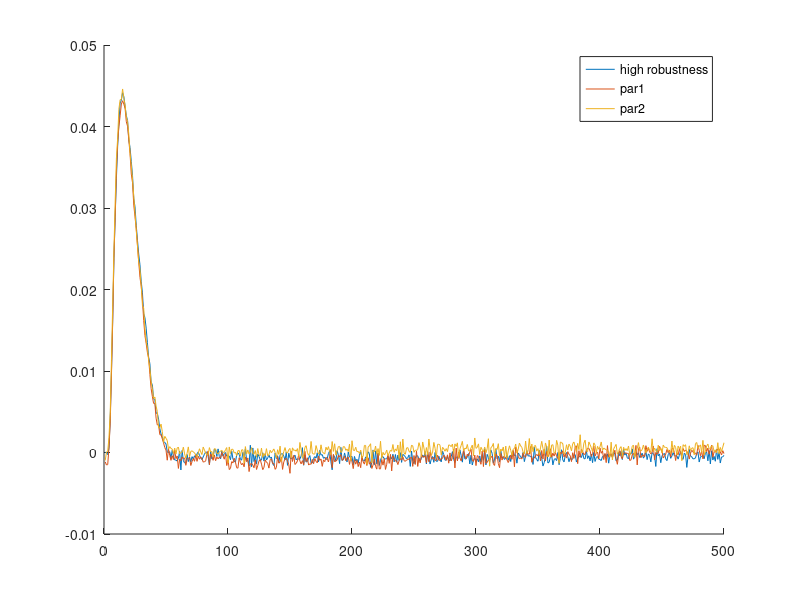
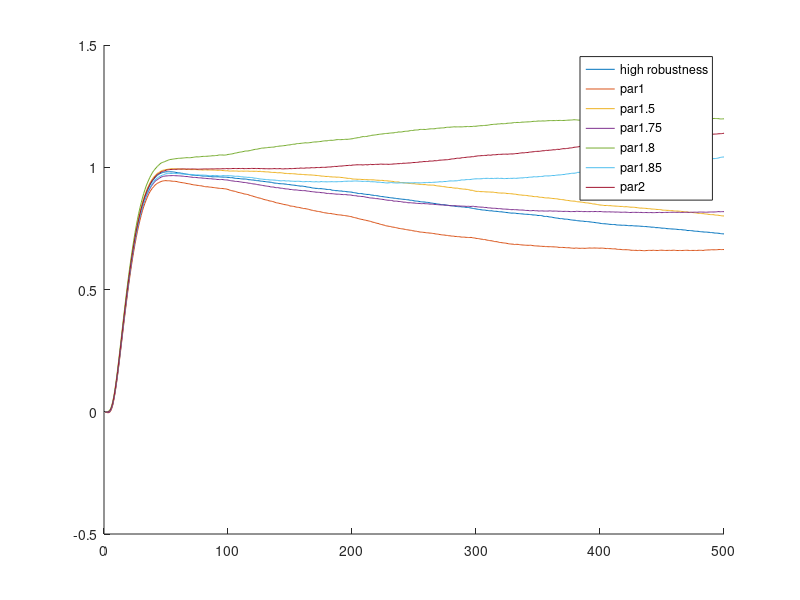
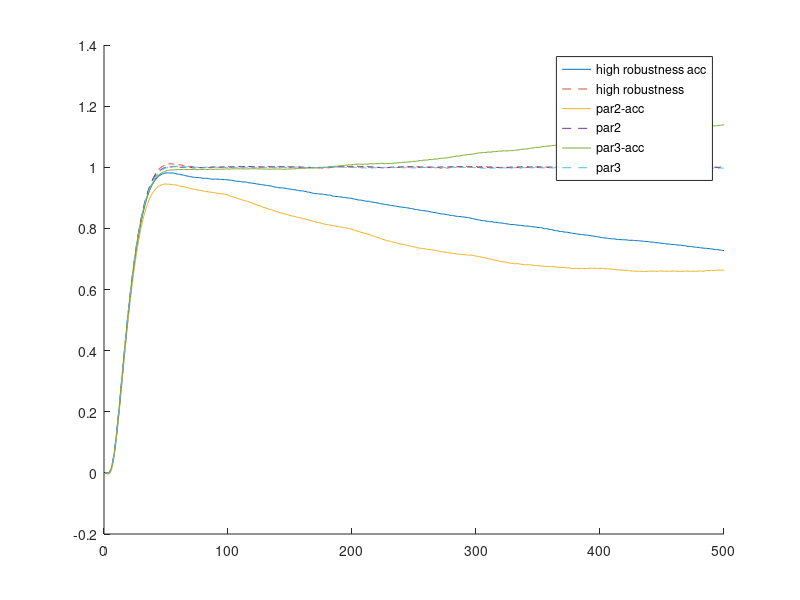
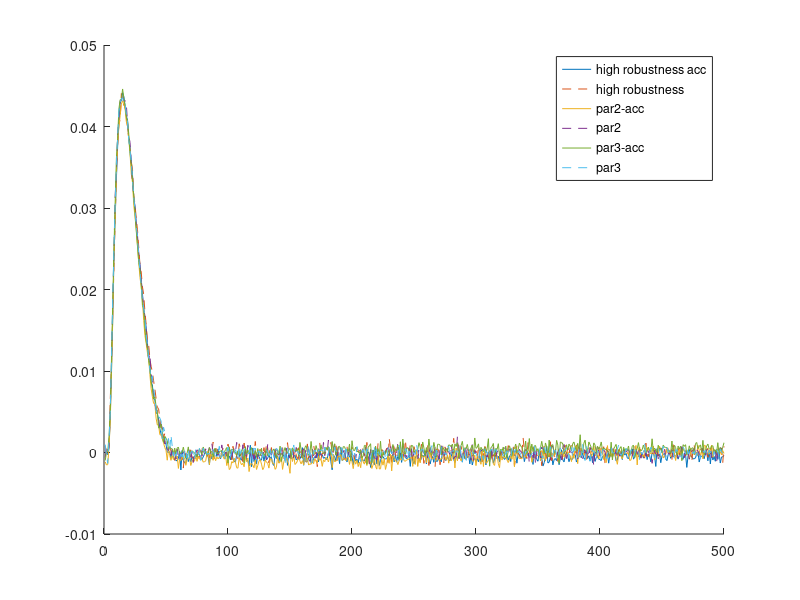

MATLAB code to generate these figures, in order:
%% comparing H and cumsum of H for different PID parameters, using acc to compute the H

load('H_noise_new_rate700_smooth_100_testing_high-robustness_acc.mat');
h1_a=H;
load('H_noise_new_rate700_smooth_100.mat');
h1=H;
load('H_noise_new_rate700_smooth_100_testing_par1_acc.mat');
h2_a=H;
load('H_noise_new_rate700_smooth_100_testing_par1.mat');
h2=H;
load('H_noise_new_rate700_smooth_100_testing_par2_acc.mat');
h3_a=H;
load('H_noise_new_rate700_smooth_100_testing_par2.mat');
h3=H;
load('H_noise_new_rate700_smooth_100_testing_par1-5_acc.mat');
h4_a=H;
load('H_noise_new_rate700_smooth_100_testing_par1-75_acc.mat');
h5_a=H;
load('H_noise_new_rate700_smooth_100_testing_par1-85_acc.mat');
h6_a=H;
load('H_noise_new_rate700_smooth_100_testing_par1-8_acc.mat');
h7_a=H;

figure(1)
hold on 
plot(h1_a);
plot(h2_a);
plot(h3_a);
legend('high robustness','par1','par2');
hold off

figure(2)
hold on
plot(cumsum(h1_a));
plot(cumsum(h2_a));
plot(cumsum(h4_a));
plot(cumsum(h5_a));
plot(cumsum(h6_a));
plot(cumsum(h7_a));
plot(cumsum(h3_a));
legend('high robustness','par1','par1.5','par1.75','par1.8','par1.85','par2');
hold off

figure(3)
hold on 
plot(cumsum(h1_a));
plot(cumsum(h1),'--');
plot(cumsum(h2_a));
plot(cumsum(h2),'--');
plot(cumsum(h3_a));
plot(cumsum(h3),'--');
legend('high robustness acc', 'high robustness','par2-acc','par2','par3-acc','par3');
hold off

figure(4)
hold on
plot(h1_a);
plot(h1,'--');
plot(h2_a);
plot(h2,'--');
plot(h3_a);
plot(h3,'--');
legend('high robustness acc', 'high robustness','par2-acc','par2','par3-acc','par3');
hold off
